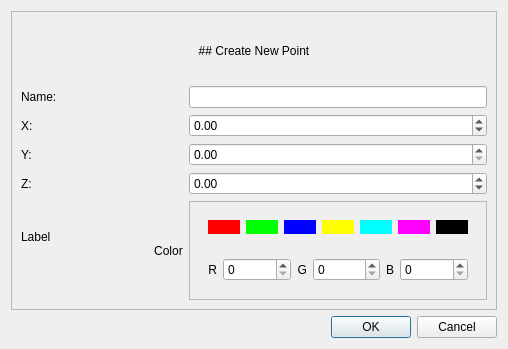
<?xml version="1.0" encoding="UTF-8"?>
<ui version="4.0">
    <class>Dialog</class>
    <widget class="QDialog" name="Dialog">
        <property name="geometry">
            <rect>
                <x>0</x>
                <y>0</y>
                <width>407</width>
                <height>349</height>
            </rect>
        </property>
        <property name="windowTitle">
            <string>Dialog</string>
        </property>
        <layout class="QGridLayout" name="gridLayout">
            <item row="0" column="0">
                <widget class="QFrame" name="frame">
                    <property name="frameShape">
                        <enum>QFrame::StyledPanel</enum>
                    </property>
                    <property name="frameShadow">
                        <enum>QFrame::Raised</enum>
                    </property>
                    <layout class="QGridLayout" name="gridLayout_2">
                        <item row="3" column="0">
                            <widget class="QLabel" name="label_2">
                                <property name="text">
                                    <string>Y:</string>
                                </property>
                            </widget>
                        </item>
                        <item row="2" column="0">
                            <widget class="QLabel" name="label">
                                <property name="text">
                                    <string>X:</string>
                                </property>
                            </widget>
                        </item>
                        <item row="5" column="1">
                            <widget class="QFrame" name="frame_2">
                                <property name="sizePolicy">
                                    <sizepolicy hsizetype="Preferred" vsizetype="Expanding">
                                        <horstretch>0</horstretch>
                                        <verstretch>0</verstretch>
                                    </sizepolicy>
                                </property>
                                <property name="frameShape">
                                    <enum>QFrame::StyledPanel</enum>
                                </property>
                                <property name="frameShadow">
                                    <enum>QFrame::Raised</enum>
                                </property>
                                <layout class="QGridLayout" name="gridLayout_3">
                                    <item row="0" column="0">
                                        <widget class="QWidget" name="widget" native="true">
                                            <layout class="QHBoxLayout" name="horizontalLayout">
                                                <item>
                                                    <widget class="QPushButton" name="pushButton_color_red">
                                                        <property name="sizePolicy">
                                                            <sizepolicy hsizetype="Fixed" vsizetype="Fixed">
                                                                <horstretch>0</horstretch>
                                                                <verstretch>0</verstretch>
                                                            </sizepolicy>
                                                        </property>
                                                        <property name="styleSheet">
                                                            <string notr="true">QPushButton {
                                                                background-color: rgb(255, 0, 0);
                                                                border-radius: 0px;
                                                                }
                                                            </string>
                                                        </property>
                                                        <property name="text">
                                                            <string/>
                                                        </property>
                                                    </widget>
                                                </item>
                                                <item>
                                                    <widget class="QPushButton" name="pushButton_color_green">
                                                        <property name="sizePolicy">
                                                            <sizepolicy hsizetype="Fixed" vsizetype="Fixed">
                                                                <horstretch>0</horstretch>
                                                                <verstretch>0</verstretch>
                                                            </sizepolicy>
                                                        </property>
                                                        <property name="styleSheet">
                                                            <string notr="true">QPushButton {
                                                                background-color: rgb(0, 255, 0);
                                                                border-radius: 0px;
                                                                }
                                                            </string>
                                                        </property>
                                                        <property name="text">
                                                            <string/>
                                                        </property>
                                                    </widget>
                                                </item>
                                                <item>
                                                    <widget class="QPushButton" name="pushButton_color_blue">
                                                        <property name="sizePolicy">
                                                            <sizepolicy hsizetype="Fixed" vsizetype="Fixed">
                                                                <horstretch>0</horstretch>
                                                                <verstretch>0</verstretch>
                                                            </sizepolicy>
                                                        </property>
                                                        <property name="styleSheet">
                                                            <string notr="true">QPushButton {
                                                                background-color: rgb(0, 0, 255);
                                                                border-radius: 0px;
                                                                }
                                                            </string>
                                                        </property>
                                                        <property name="text">
                                                            <string/>
                                                        </property>
                                                    </widget>
                                                </item>
                                                <item>
                                                    <widget class="QPushButton" name="pushButton_color_yellow">
                                                        <property name="sizePolicy">
                                                            <sizepolicy hsizetype="Fixed" vsizetype="Fixed">
                                                                <horstretch>0</horstretch>
                                                                <verstretch>0</verstretch>
                                                            </sizepolicy>
                                                        </property>
                                                        <property name="styleSheet">
                                                            <string notr="true">QPushButton {
                                                                background-color: rgb(255, 255, 0);
                                                                border-radius: 0px;
                                                                }
                                                            </string>
                                                        </property>
                                                        <property name="text">
                                                            <string/>
                                                        </property>
                                                    </widget>
                                                </item>
                                                <item>
                                                    <widget class="QPushButton" name="pushButton_color_cyan">
                                                        <property name="sizePolicy">
                                                            <sizepolicy hsizetype="Fixed" vsizetype="Fixed">
                                                                <horstretch>0</horstretch>
                                                                <verstretch>0</verstretch>
                                                            </sizepolicy>
                                                        </property>
                                                        <property name="styleSheet">
                                                            <string notr="true">QPushButton {
                                                                background-color: rgb(0, 255, 255);
                                                                border-radius: 0px;
                                                                }
                                                            </string>
                                                        </property>
                                                        <property name="text">
                                                            <string/>
                                                        </property>
                                                    </widget>
                                                </item>
                                                <item>
                                                    <widget class="QPushButton" name="pushButton_color_purple">
                                                        <property name="sizePolicy">
                                                            <sizepolicy hsizetype="Fixed" vsizetype="Fixed">
                                                                <horstretch>0</horstretch>
                                                                <verstretch>0</verstretch>
                                                            </sizepolicy>
                                                        </property>
                                                        <property name="styleSheet">
                                                            <string notr="true">QPushButton {
                                                                background-color: rgb(255, 0, 255);
                                                                border-radius: 0px;
                                                                }
                                                            </string>
                                                        </property>
                                                        <property name="text">
                                                            <string/>
                                                        </property>
                                                    </widget>
                                                </item>
                                                <item>
                                                    <widget class="QPushButton" name="pushButton_color_black">
                                                        <property name="sizePolicy">
                                                            <sizepolicy hsizetype="Fixed" vsizetype="Fixed">
                                                                <horstretch>0</horstretch>
                                                                <verstretch>0</verstretch>
                                                            </sizepolicy>
                                                        </property>
                                                        <property name="styleSheet">
                                                            <string notr="true">QPushButton {
                                                                background-color: rgb(0, 0, 0);
                                                                border-radius: 0px;
                                                                }
                                                            </string>
                                                        </property>
                                                        <property name="text">
                                                            <string/>
                                                        </property>
                                                    </widget>
                                                </item>
                                            </layout>
                                        </widget>
                                    </item>
                                    <item row="1" column="0">
                                        <widget class="QWidget" name="widget_2" native="true">
                                            <layout class="QHBoxLayout" name="horizontalLayout_2">
                                                <item>
                                                    <widget class="QLabel" name="label_7">
                                                        <property name="text">
                                                            <string>R</string>
                                                        </property>
                                                        <property name="alignment">
                                                            <set>Qt::AlignRight|Qt::AlignTrailing|Qt::AlignVCenter</set>
                                                        </property>
                                                    </widget>
                                                </item>
                                                <item>
                                                    <widget class="QSpinBox" name="spinBox_r">
                                                        <property name="sizePolicy">
                                                            <sizepolicy hsizetype="Expanding" vsizetype="Fixed">
                                                                <horstretch>0</horstretch>
                                                                <verstretch>0</verstretch>
                                                            </sizepolicy>
                                                        </property>
                                                        <property name="maximum">
                                                            <number>255</number>
                                                        </property>
                                                    </widget>
                                                </item>
                                                <item>
                                                    <widget class="QLabel" name="label_8">
                                                        <property name="text">
                                                            <string>G</string>
                                                        </property>
                                                        <property name="alignment">
                                                            <set>Qt::AlignRight|Qt::AlignTrailing|Qt::AlignVCenter</set>
                                                        </property>
                                                    </widget>
                                                </item>
                                                <item>
                                                    <widget class="QSpinBox" name="spinBox_g">
                                                        <property name="sizePolicy">
                                                            <sizepolicy hsizetype="Expanding" vsizetype="Fixed">
                                                                <horstretch>0</horstretch>
                                                                <verstretch>0</verstretch>
                                                            </sizepolicy>
                                                        </property>
                                                        <property name="maximum">
                                                            <number>255</number>
                                                        </property>
                                                    </widget>
                                                </item>
                                                <item>
                                                    <widget class="QLabel" name="label_9">
                                                        <property name="text">
                                                            <string>B</string>
                                                        </property>
                                                        <property name="alignment">
                                                            <set>Qt::AlignRight|Qt::AlignTrailing|Qt::AlignVCenter</set>
                                                        </property>
                                                    </widget>
                                                </item>
                                                <item>
                                                    <widget class="QSpinBox" name="spinBox_b">
                                                        <property name="sizePolicy">
                                                            <sizepolicy hsizetype="Expanding" vsizetype="Fixed">
                                                                <horstretch>0</horstretch>
                                                                <verstretch>0</verstretch>
                                                            </sizepolicy>
                                                        </property>
                                                        <property name="maximum">
                                                            <number>255</number>
                                                        </property>
                                                    </widget>
                                                </item>
                                            </layout>
                                        </widget>
                                    </item>
                                </layout>
                            </widget>
                        </item>
                        <item row="0" column="0" colspan="2">
                            <widget class="QLabel" name="label_4">
                                <property name="sizePolicy">
                                    <sizepolicy hsizetype="Preferred" vsizetype="Expanding">
                                        <horstretch>0</horstretch>
                                        <verstretch>0</verstretch>
                                    </sizepolicy>
                                </property>
                                <property name="text">
                                    <string>## Create New Point</string>
                                </property>
                                <property name="textFormat">
                                    <enum>Qt::MarkdownText</enum>
                                </property>
                                <property name="alignment">
                                    <set>Qt::AlignCenter</set>
                                </property>
                            </widget>
                        </item>
                        <item row="4" column="1">
                            <widget class="QDoubleSpinBox" name="doubleSpinBox_Z">
                                <property name="minimum">
                                    <double>-200.000000000000000</double>
                                </property>
                                <property name="maximum">
                                    <double>200.000000000000000</double>
                                </property>
                            </widget>
                        </item>
                        <item row="1" column="1">
                            <widget class="QLineEdit" name="lineEdit_Name"/>
                        </item>
                        <item row="1" column="0">
                            <widget class="QLabel" name="label_5">
                                <property name="text">
                                    <string>Name:</string>
                                </property>
                            </widget>
                        </item>
                        <item row="5" column="0">
                            <widget class="QLabel" name="label_6">
                                <property name="text">
                                    <string>Label
                                        Color
                                    </string>
                                </property>
                            </widget>
                        </item>
                        <item row="4" column="0">
                            <widget class="QLabel" name="label_3">
                                <property name="text">
                                    <string>Z:</string>
                                </property>
                            </widget>
                        </item>
                        <item row="2" column="1">
                            <widget class="QDoubleSpinBox" name="doubleSpinBox_X">
                                <property name="minimum">
                                    <double>-200.000000000000000</double>
                                </property>
                                <property name="maximum">
                                    <double>200.000000000000000</double>
                                </property>
                            </widget>
                        </item>
                        <item row="3" column="1">
                            <widget class="QDoubleSpinBox" name="doubleSpinBox_Y">
                                <property name="maximum">
                                    <double>256.000000000000000</double>
                                </property>
                            </widget>
                        </item>
                    </layout>
                </widget>
            </item>
            <item row="1" column="0">
                <widget class="QDialogButtonBox" name="buttonBox">
                    <property name="orientation">
                        <enum>Qt::Horizontal</enum>
                    </property>
                    <property name="standardButtons">
                        <set>QDialogButtonBox::Cancel|QDialogButtonBox::Ok</set>
                    </property>
                </widget>
            </item>
        </layout>
    </widget>
    <resources/>
    <connections>
        <connection>
            <sender>buttonBox</sender>
            <signal>accepted()</signal>
            <receiver>Dialog</receiver>
            <slot>accept()</slot>
            <hints>
                <hint type="sourcelabel">
                    <x>248</x>
                    <y>254</y>
                </hint>
                <hint type="destinationlabel">
                    <x>157</x>
                    <y>274</y>
                </hint>
            </hints>
        </connection>
        <connection>
            <sender>buttonBox</sender>
            <signal>rejected()</signal>
            <receiver>Dialog</receiver>
            <slot>reject()</slot>
            <hints>
                <hint type="sourcelabel">
                    <x>316</x>
                    <y>260</y>
                </hint>
                <hint type="destinationlabel">
                    <x>286</x>
                    <y>274</y>
                </hint>
            </hints>
        </connection>
    </connections>
</ui>
